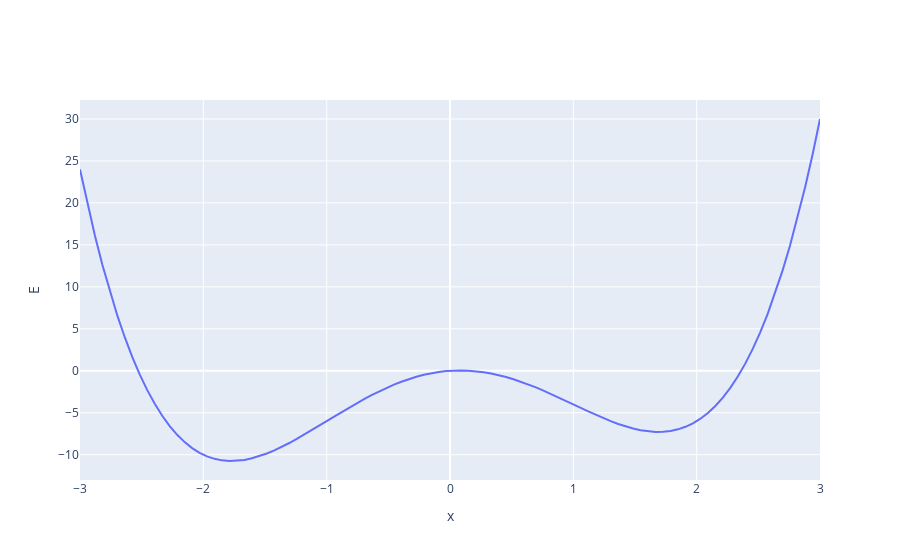

Notebook code cell kept with this figure:
### Markdown cell above
This looks slightly different, specifically the minimum seem to be located at different positions from that in the paper. Let's plot $E=f(x)$:

### Code cell
fig = go.Figure(data=go.Scatter(x=x_illustrate, y=E(x_illustrate,0)))
fig.update_layout(
    xaxis_title="x",
    yaxis_title="E",
)
fig.show()
